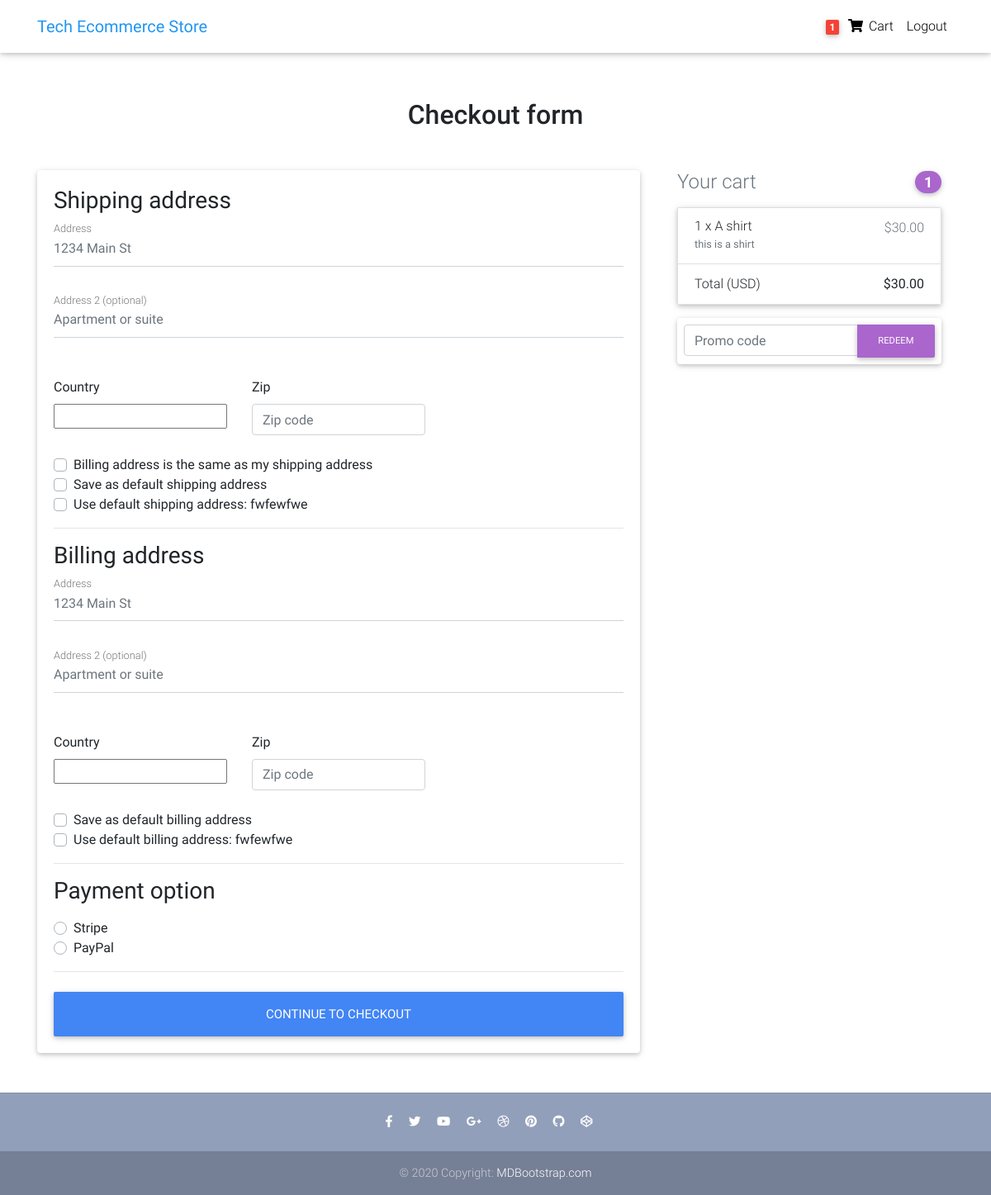
/checkout/ (signed in), run on an earlier commit of the app's database.
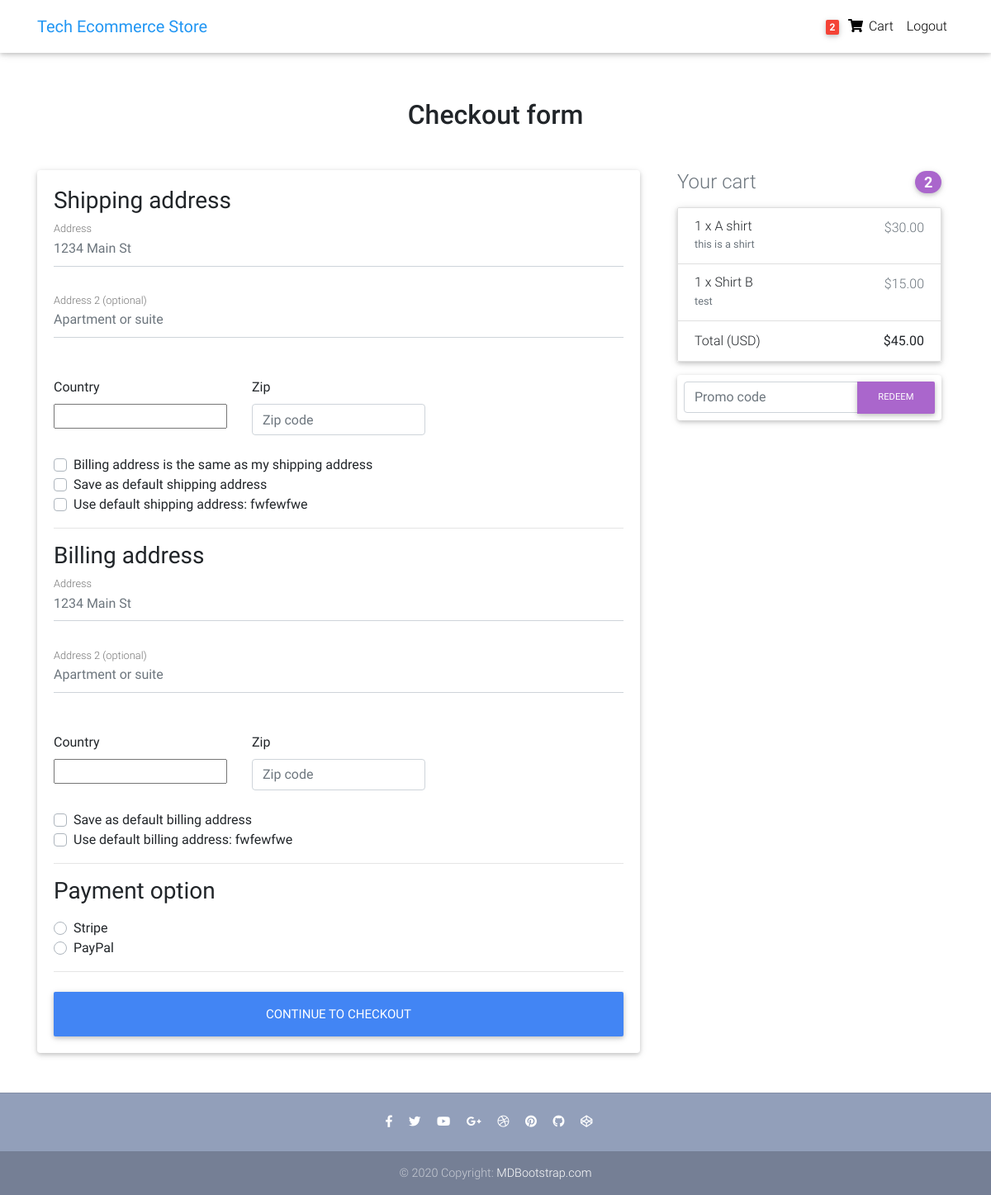
And on a later commit of the database.
### core/models.py (models this page shows, shortened)
class Order(models.Model):
    user = models.ForeignKey(settings.AUTH_USER_MODEL,
                             on_delete=models.CASCADE)
    ref_code = models.CharField(max_length=20, blank=True, null=True)
    items = models.ManyToManyField(OrderItem)
    start_date = models.DateTimeField(auto_now_add=True)
    ordered_date = models.DateTimeField()
    ordered = models.BooleanField(default=False)
    shipping_address = models.ForeignKey(
        'Address', related_name='shipping_address', on_delete=models.SET_NULL, blank=True, null=True)
    billing_address = models.ForeignKey(
        'Address', related_name='billing_address', on_delete=models.SET_NULL, blank=True, null=True)
    payment = models.ForeignKey(
        'Payment', on_delete=models.SET_NULL, blank=True, null=True)
    coupon = models.ForeignKey(
        'Coupon', on_delete=models.SET_NULL, blank=True, null=True)
    being_delivered = models.BooleanField(default=False)
    received = models.BooleanField(default=False)
    refund_requested = models.BooleanField(default=False)
    refund_granted = models.BooleanField(default=False)
    '''
    1. Item added to cart
    2. Adding a billing address
    (Failed checkout)
    3. Payment
    (Preprocessing, processing, packaging etc.)
    4. Being delivered
    5. Received
    6. Refunds
    '''
    def get_total(self):
        total = 0
        for order_item in self.items.all():
            total += order_item.get_final_price()
        if self.coupon:
            total -= self.coupon.amount
        return total

class OrderItem(models.Model):
    user = models.ForeignKey(settings.AUTH_USER_MODEL,
                             on_delete=models.CASCADE)
    ordered = models.BooleanField(default=False)
    item = models.ForeignKey(Item, on_delete=models.CASCADE)
    quantity = models.IntegerField(default=1)
    def get_total_item_price(self):
        return self.quantity * self.item.price
    def get_total_discount_item_price(self):
        return self.quantity * self.item.discount_price
    def get_final_price(self):
        if self.item.discount_price:
            return self.get_total_discount_item_price()
        return self.get_total_item_price()

class Item(models.Model):
    title = models.CharField(max_length=100)
    price = models.DecimalField(max_digits=10, decimal_places=2)
    discount_price = models.DecimalField(
        blank=True, null=True, max_digits=10, decimal_places=2)
    category = models.CharField(choices=CATEGORY_CHOICES, max_length=2)
    label = models.CharField(choices=LABEL_CHOICES, max_length=1)
    slug = models.SlugField()
    description = models.TextField()
    image = models.ImageField()

### core/views.py (the view, shortened to what this page needs)
# urls.py: path('checkout/', CheckoutView.as_view(), name='checkout'),
class CheckoutView(View):
    def get(self, *args, **kwargs):
        try:
            order = Order.objects.get(user=self.request.user, ordered=False)
            form = CheckoutForm()
            context = {
                'form': form,
                'couponform': CouponForm(),
                'order': order,
                'DISPLAY_COUPON_FORM': True
            }
            shipping_address_qs = Address.objects.filter(
                user=self.request.user,
                address_type='S',
                default=True
            )
            if shipping_address_qs.exists():
                context.update(
                    {'default_shipping_address': shipping_address_qs[0]})
            billing_address_qs = Address.objects.filter(
                user=self.request.user,
                address_type='B',
                default=True
            )
            if billing_address_qs.exists():
                context.update(
                    {'default_billing_address': billing_address_qs[0]})
            return render(self.request, "checkout.html", context)
        except ObjectDoesNotExist:
            messages.info(self.request, "You do not have an active order")
            return redirect("core:checkout")

### core/forms.py
class CheckoutForm(forms.Form):
    shipping_address = forms.CharField(required=False)
    shipping_address2 = forms.CharField(required=False)
    shipping_country = CountryField(blank_label='(select country)').formfield(
        required=False,
        widget=CountrySelectWidget(attrs={
            'class': 'custom-select d-block w-100',
        }))
    shipping_zip = forms.CharField(required=False)
    billing_address = forms.CharField(required=False)
    billing_address2 = forms.CharField(required=False)
    billing_country = CountryField(blank_label='(select country)').formfield(
        required=False,
        widget=CountrySelectWidget(attrs={
            'class': 'custom-select d-block w-100',
        }))
    billing_zip = forms.CharField(required=False)
    same_billing_address = forms.BooleanField(required=False)
    set_default_shipping = forms.BooleanField(required=False)
    use_default_shipping = forms.BooleanField(required=False)
    set_default_billing = forms.BooleanField(required=False)
    use_default_billing = forms.BooleanField(required=False)
    payment_option = forms.ChoiceField(
        widget=forms.RadioSelect, choices=PAYMENT_CHOICES)

### templates/checkout.html (shortened to what the changed rows need)
{% extends "base.html" %}
{% load crispy_forms_tags %}
{% block content %}
  <main >
    <div class="container wow fadeIn">
      <h2 class="my-5 h2 text-center">Checkout form</h2>
      <div class="row">
        <div class="col-md-8 mb-4">
          <div class="card">
            <form method="POST" class="card-body">
              <div class="d-block my-3">
                {% for value, name in form.fields.payment_option.choices %}
                <div class="custom-control custom-radio">
                  <label class="custom-control-label" for="{{ name }}">{{ name }}</label>
                </div>
                {% endfor %}
              </div>
            </form>
          </div>
        </div>
        <div class="col-md-4 mb-4">
          {% include "order_snippet.html" %}
        </div>
      </div>
    </div>
  </main>
{% endblock content %}

### templates/navbar.html (shortened to what this page needs)
{% load cart_template_tags %}
<nav class="navbar fixed-top navbar-expand-lg navbar-light white scrolling-navbar">
    <div class="container">
        <a class="navbar-brand waves-effect" href="/">
            <strong class="blue-text">Tech Ecommerce Store</strong>
        </a>
        <div class="collapse navbar-collapse" id="navbarSupportedContent">
            <ul class="navbar-nav nav-flex-icons">
                {% if request.user.is_authenticated %}
                <li class="nav-item">
                    <a href="{% url 'core:order-summary' %}" class="nav-link waves-effect">
                        <span class="badge red z-depth-1 mr-1"> {{ request.user|cart_item_count }} </span>
                        <i class="fas fa-shopping-cart"></i>
                        <span class="clearfix d-none d-sm-inline-block"> Cart </span>
                    </a>
                </li>
                <li class="nav-item">
                    <a class="nav-link waves-effect" href="{% url 'account_logout' %}">
                        <span class="clearfix d-none d-sm-inline-block"> Logout </span>
                    </a>
                </li>
                {% endif %}
            </ul>
        </div>
    </div>
</nav>

### templates/order_snippet.html (shortened to what this page needs)
<div class="col-md-12 mb-4">
    <h4 class="d-flex justify-content-between align-items-center mb-3">
    <span class="text-muted">Your cart</span>
    <span class="badge badge-secondary badge-pill">{{ order.items.count }}</span>
    </h4>
    <ul class="list-group mb-3 z-depth-1">
    {% for order_item in order.items.all %}
    <li class="list-group-item d-flex justify-content-between lh-condensed">
        <div>
        <h6 class="my-0">{{ order_item.quantity }} x {{ order_item.item.title}}</h6>
        <small class="text-muted">{{ order_item.item.description}}</small>
        </div>
        <span class="text-muted">${{ order_item.get_final_price }}</span>
    </li>
    {% endfor %}
    <li class="list-group-item d-flex justify-content-between">
        <span>Total (USD)</span>
        <strong>${{ order.get_total }}</strong>
    </li>
    </ul>
    {% if DISPLAY_COUPON_FORM %}
    <form class="card p-2" action="{% url 'core:add-coupon' %}" method="POST">
        <div class="input-group">
            {{ couponform.code }}
            <div class="input-group-append">
            <button class="btn btn-secondary btn-md waves-effect m-0" type="submit">Redeem</button>
            </div>
        </div>
    </form>
    {% endif %}
</div>

What changed in the data, as far as the page shows it:
changed Order: items.count "1" → "2"; get_total "30.00" → "45.00"
added OrderItem: quantity "1", item "Shirt B", item.description "test", get_final_price "15.00"
Also different on the page:
{{ request.user|cart_item_count }}: "1" → "2"
